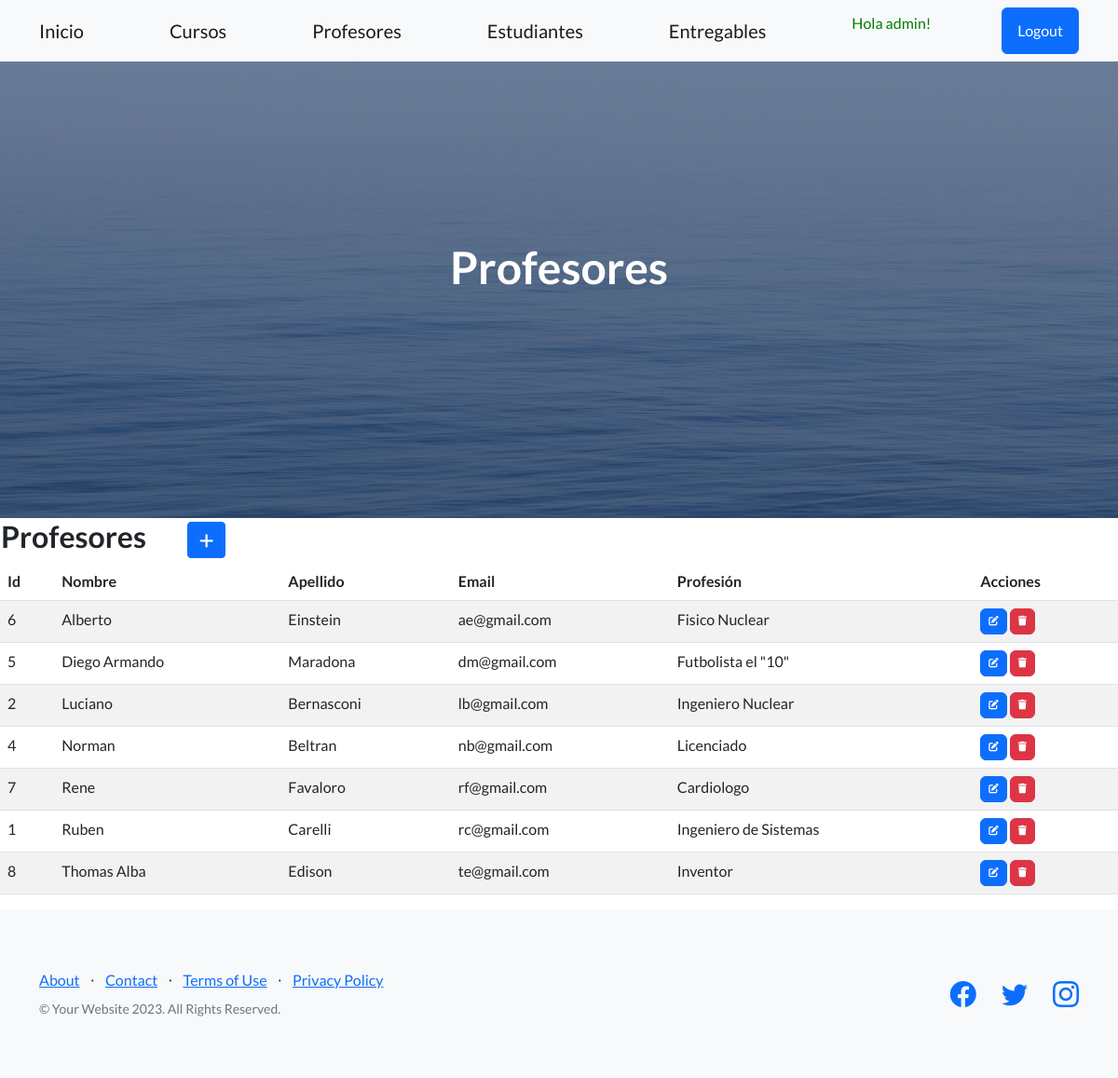
Page /aplicacion/profesores/ (signed in) on the committed database.
### aplicacion/models.py (models this page shows, shortened)
class Profesor(models.Model):
    nombre = models.CharField(max_length=50)
    apellido = models.CharField(max_length=50)
    email = models.EmailField()
    profesion = models.CharField(max_length=50)
    class Meta:
        verbose_name = "Profesor"
        verbose_name_plural = "Profesores"
        ordering = ['nombre']

### aplicacion/views.py (the view)
# urls.py: path('profesores/', profesores, name="profesores"),
@login_required
def profesores(request):
    contexto = {'profesores': Profesor.objects.all()}
    return render(request, "aplicacion/profesores.html", contexto)

### aplicacion/templates/aplicacion/profesores.html (shortened to what this page needs)
{% extends 'aplicacion/home.html' %}
{% block titulo %}
    <h1 class="mb-5">Profesores</h1>
{% endblock titulo %}
{% block contenido %}
<table>
    <tr>
        <td width="200"><h2>Profesores</h2></td>
        <td>
            <a
            href="{% url 'profesorCrear' %}"
            class="btn btn-primary btn-sm"
            >
            </a>
        </td>
    </tr>
</table>
<table class="table table-striped">
    <thead>
        <tr>
            <th>Id</th>
            <th>Nombre</th>
            <th>Apellido</th>
            <th>Email</th>
            <th>Profesión</th>
            <th>Acciones</th>
        </tr>
    </thead>
    <tbody>
{% for p in profesores  %}
        <tr>
            <td>{{ p.id }}</td>
            <td>{{ p.nombre }}</td>
            <td>{{ p.apellido }}</td>
            <td>{{ p.email }}</td>
            <td>{{ p.profesion }}</td>
            <td>
              <a
                href="{% url 'profesorActualizar' p.id %}"
                class="btn btn-primary"
                style="--bs-btn-padding-y: .25rem; --bs-btn-padding-x: .5rem; --bs-btn-font-size: .75rem;"
                >
              </a>
              <a
                href="{% url 'profesorBorrar' p.id %}"
                class="btn btn-danger"
                style="--bs-btn-padding-y: .25rem; --bs-btn-padding-x: .5rem; --bs-btn-font-size: .75rem;"
                >
              </a>
            </td>
        </tr>
{% endfor %}
    </tbody>
</table>
{% endblock contenido %}

### aplicacion/templates/aplicacion/home.html (shortened to what this page needs)
<!DOCTYPE html>
<html lang="en">
    <head>
        {% load static %}
        <link href="https://cdn.jsdelivr.net/npm/bootstrap-icons@1.5.0/font/bootstrap-icons.css" rel="stylesheet" type="text/css" />
        <link href="{% static 'css/styles.css' %}" rel="stylesheet" />
        <link rel="stylesheet" href="https://cdnjs.cloudflare.com/ajax/libs/font-awesome/6.4.0/css/all.min.css">
    </head>
    <body>
        <nav class="navbar navbar-light bg-light static-top">
            <div class="container">
                <a class="navbar-brand" href="{% url 'home' %}">Inicio</a>
                {% if user.is_authenticated %}
                    <a class="navbar-brand" href="{% url 'cursos' %}">Cursos</a>
                    <a class="navbar-brand" href="{% url 'profesores' %}">Profesores</a>
                    <a class="navbar-brand" href="{% url 'estudiantes' %}">Estudiantes</a>
                    <a class="navbar-brand" href="{% url 'entregables' %}">Entregables</a>
                    <p style="color:green">Hola {{user.username}}!</p>
                    <a class="btn btn-primary" href="{% url 'logout' %}">Logout</a>
                {% else %}
                    <a class="btn btn-primary" href="{% url 'login' %}">Login</a>
                    <a class="btn btn-success" href="{% url 'registro' %}">Registro</a>
                {% endif %}
            </div>
        </nav>
        <header class="masthead">
            <div class="container position-relative">
                <div class="row justify-content-center">
                    <div class="col-xl-6">
                        <div class="text-center text-white">
                            {% block titulo %}{% endblock titulo %}
                        </div>
                    </div>
                </div>
            </div>
        </header>
        {% block contenido %}
        {% endblock contenido %}
        <footer class="footer bg-light">
            <div class="container">
                <div class="row">
                    <div class="col-lg-6 h-100 text-center text-lg-start my-auto">
                        <ul class="list-inline mb-2">
                            <li class="list-inline-item"><a href="#!">About</a></li>
                            <li class="list-inline-item">⋅</li>
                            <li class="list-inline-item"><a href="#!">Contact</a></li>
                            <li class="list-inline-item">⋅</li>
                            <li class="list-inline-item"><a href="#!">Terms of Use</a></li>
                            <li class="list-inline-item">⋅</li>
                            <li class="list-inline-item"><a href="#!">Privacy Policy</a></li>
                        </ul>
                        <p class="text-muted small mb-4 mb-lg-0">&copy; Your Website 2023. All Rights Reserved.</p>
                    </div>
                    <div class="col-lg-6 h-100 text-center text-lg-end my-auto">
                        <ul class="list-inline mb-0">
                            <li class="list-inline-item me-4">
                                <a href="#!"><i class="bi-facebook fs-3"></i></a>
                            </li>
                            <li class="list-inline-item me-4">
                                <a href="#!"><i class="bi-twitter fs-3"></i></a>
                            </li>
                            <li class="list-inline-item">
                                <a href="#!"><i class="bi-instagram fs-3"></i></a>
                            </li>
                        </ul>
                    </div>
                </div>
            </div>
        </footer>
    </body>
</html>

### rows in the picture
Profesor: id "6", nombre "Alberto", apellido "Einstein", email "ae@gmail.com", profesion "Fisico Nuclear"
Profesor: id "5", nombre "Diego Armando", apellido "Maradona", email "dm@gmail.com", profesion "Futbolista el \"10\""
Profesor: id "2", nombre "Luciano", apellido "Bernasconi", email "lb@gmail.com", profesion "Ingeniero Nuclear"
Profesor: id "4", nombre "Norman", apellido "Beltran", email "nb@gmail.com", profesion "Licenciado"
Profesor: id "7", nombre "Rene", apellido "Favaloro", email "rf@gmail.com", profesion "Cardiologo"
Profesor: id "1", nombre "Ruben", apellido "Carelli", email "rc@gmail.com", profesion "Ingeniero de Sistemas"
Profesor: id "8", nombre "Thomas Alba", apellido "Edison", email "te@gmail.com", profesion "Inventor"

### other values in the picture
{{ user.username }} "admin"
